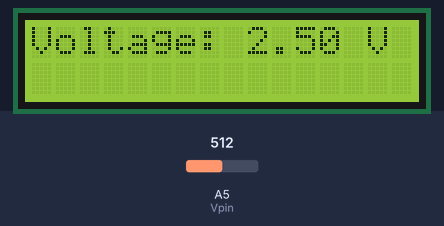
The sketch below on a simulated Arduino Uno, built with avr-gcc and run on an emulated ATmega328P. Shown: 16×2 character LCD. The test bench sets the inputs (shaded band); at power-on: A5 (Vpin) = 512. What the sketch prints to the serial monitor is not drawn.

Above: at 3.2 s.
3.3 s: A5 (Vpin) set to 716
At 5.0 s:
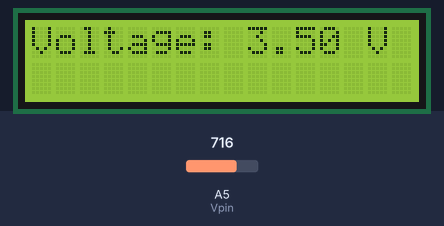
5.7 s: A5 (Vpin) set to 900
At 6.9 s:
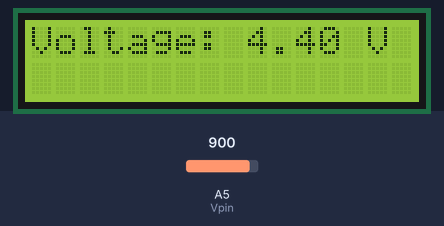
7.8 s: A5 (Vpin) set to 1023
At 8.7 s:
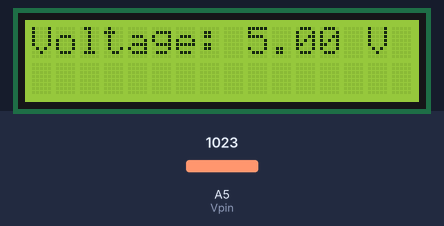
Timing chart, 0 to 10.8 s (numbered marks = the images above; inputs shaded):
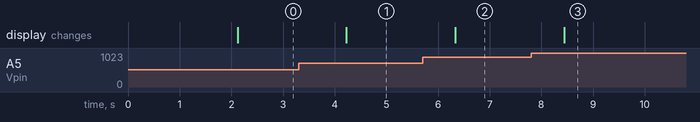

The sketch:

main.ino
```cpp
#include <LiquidCrystal.h>

LiquidCrystal lcd(12, 11, 5, 4, 3, 2);

int Vpin = A5;
float voltage;
float volts;

float previousVolts = 0.0;
const float threshold = 0.2;

void setup() {
  Serial.begin(9600);
  lcd.begin(16, 2);
  delay(2000);
  lcd.clear();
}

void loop() {
  volts = readAverageVoltage(Vpin);

  if (abs(volts - previousVolts) > threshold) {
    previousVolts = volts;
    displayVoltage(volts);
  }
  delay(1000);
}

float readAverageVoltage(int pin) {
  long sum = 0;
  for (int i = 0; i < 10; i++) {
    sum += analogRead(pin);
    delay(5);
  }
  float rawVoltage = (sum / 10.0) / 1023.0 * 5.0;
  return rawVoltage;
}

void displayVoltage(float volts) {
  lcd.clear();
  lcd.setCursor(0, 0);
  lcd.print("Voltage: ");
  lcd.print(volts, 2);
  lcd.print(" V");

  String jsonData = "{\"value\":";
  jsonData += String(volts, 2);
  jsonData += "}";

  Serial.println(jsonData);
}
```

Measured:
- after the input at 3.3 s, the display: changes after 0.93 s (image 1)
- after the input at 5.7 s, the display: changes after 0.64 s (image 2)
- after the input at 7.8 s, the display: changes after 0.64 s (image 3)
